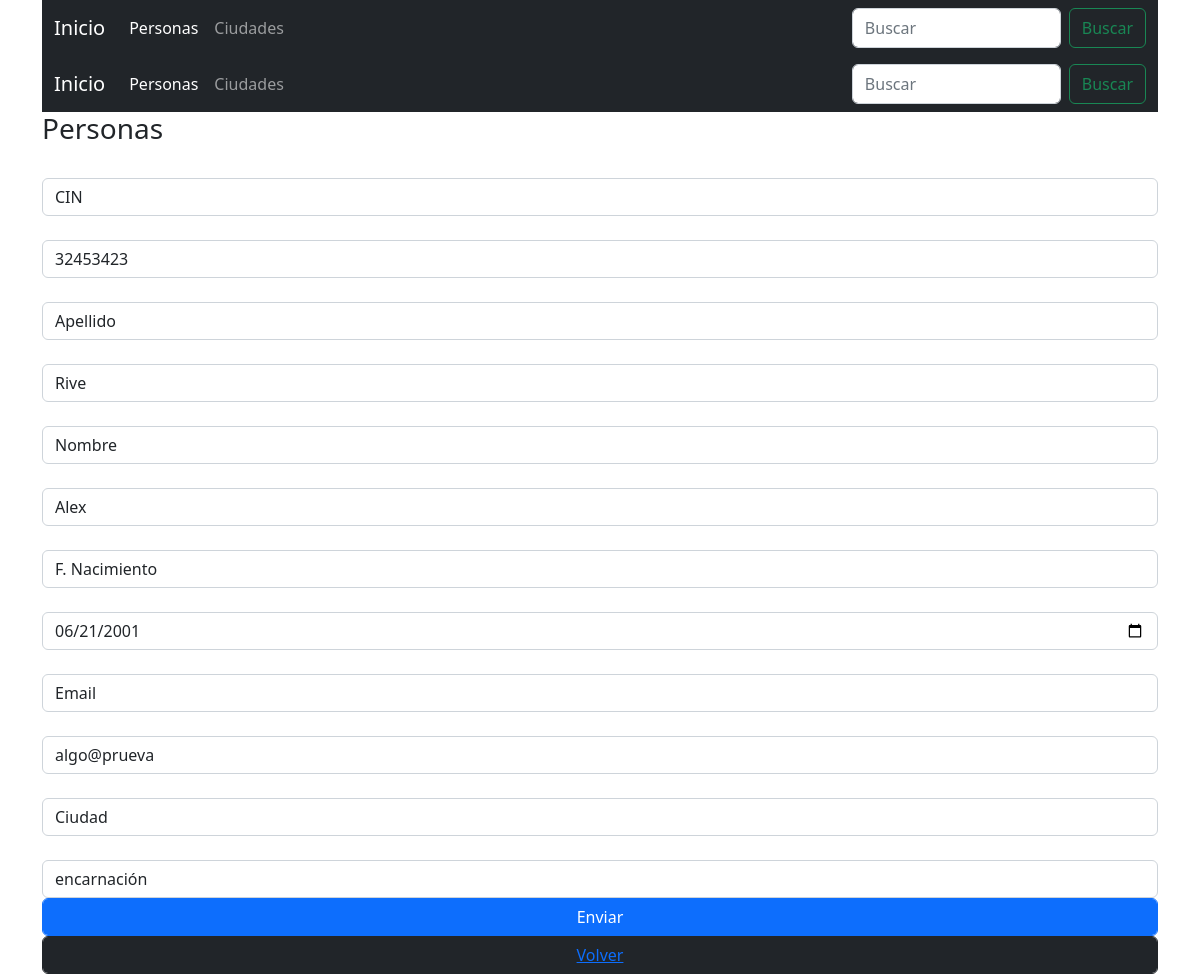
Screenshot of /personas/index.php?mod=edit&id=2 with the database file from the repository.
### tables this page shows
CREATE TABLE `personas` (
  `id` int(11) NOT NULL,
  `cin` varchar(20) NOT NULL,
  `nombre` varchar(60) NOT NULL,
  `apellido` varchar(60) NOT NULL,
  `fenac` date DEFAULT NULL,
  `email` varchar(30) DEFAULT NULL,
  `ciudad_id` int(11) NOT NULL
);

### libs/personas.lib.php (called while the page is built, shortened)
<?php
function mostrarPorId($link,$id){
  $sql="SELECT * FROM personas WHERE id=".$id;
  $resultado = mysqli_query($link, $sql);
  if ($resultado) {
    return $resultado;
  }
}
?>

### libs/ciudades.lib.php (called while the page is built, shortened)
<?php
function mostrarCiudades($link) {
  $sql="SELECT * FROM ciudades order by id ";
  $resultado = mysqli_query($link, $sql);
  if ($resultado) {
     return $resultado;
    }
}
 ?>

### personas/form.php (the view, shortened to what this page needs)
<?php
if ($res){
$data=mysqli_fetch_array($res);
}
 ?>
<link href="https://cdn.jsdelivr.net/npm/bootstrap@5.2.0-beta1/dist/css/bootstrap.min.css" rel="stylesheet">
<h3>Personas</h3>
<form class="" action="index.php" method="post">
  <input class="form-control" type="hidden" name="id" value="<?php if ($data['id']){ echo $data['id'];  } else { echo -1;} ?>">  <br>
  <label class="form-control" for="cin">CIN</label><br>
  <input class="form-control" type="text" name="cin" value="<?php if ($data['cin']){ echo $data['cin'];} ?>"><br>
  <label class="form-control" for="apellido">Apellido</label><br>
  <input class="form-control" type="text" name="apellido" value="<?php if ($data['apellido']){ echo $data['apellido'];} ?>"><br>
  <label class="form-control" for="nombre">Nombre</label><br>
  <input class="form-control" type="text" name="nombre" value="<?php if ($data['nombre']){ echo $data['nombre'];} ?>"><br>
  <label class="form-control" for="fenac">F. Nacimiento</label><br>
  <input class="form-control" type="date" name="fenac" value="<?php if ($data['fenac']){ echo $data['fenac'];} ?>"><br>
  <label class="form-control" for="email">Email</label><br>
  <input class="form-control" type="text" name="email" value="<?php if ($data['email']){ echo $data['email'];} ?>"><br>
  <label class="form-control" for="ciudad_id">Ciudad</label><br>
  <select class="form-control" name="ciudad_id">
    <?php
    while ($d=mysqli_fetch_array($ciudades))
    {
      $sel='';
      if ($data['ciudad_id'] & ($d['id']==$data['ciudad_id']) )
        { $sel="selected='true'";}
      echo "<option  value='".$d['id']."'".$sel.">".$d['ciudades']."</option>";
    }
    ?>
  </select>
  <button class="form-control btn btn-primary" type="submit" > <i class="ion-android-send"></i> Enviar</button>
  <button class="form-control btn btn-dark"type="submit"><a href="index.php"><i class="ion-arrow-return-left"></i> Volver</a></button>
</form>

### rows the page displays
personas: cin "32453423", apellido "Rive", nombre "Alex", fenac "06/21/2001", email "algo@prueva"

### other values shown
form field ciudad_id "encarnación"
